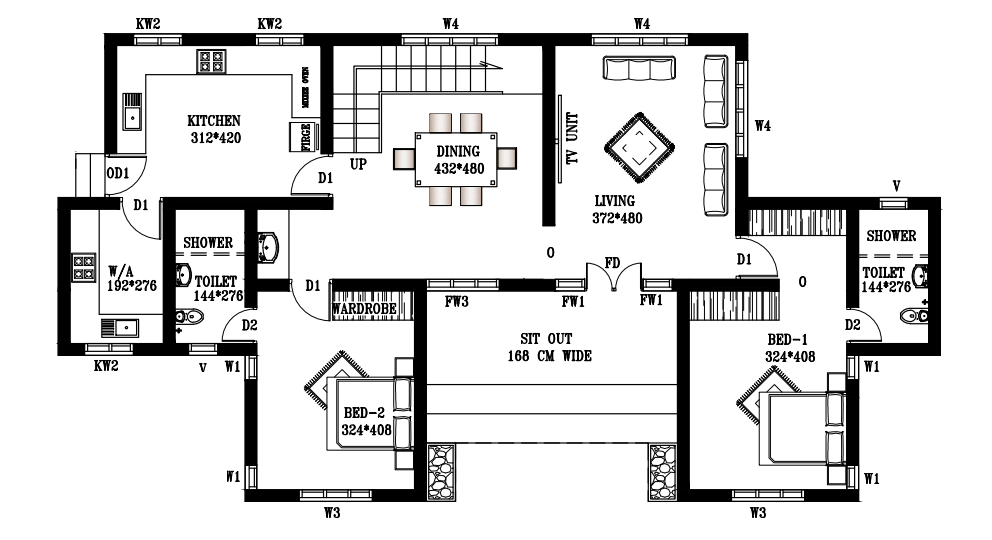
#> input picture Images/Examples/example.png, 1984 x 1080 px (shown at 1/2 size)
$ python wall_removal_blur_text_detection.py
#> lines starting #> are read from the running program, lines starting #| are printed output that depends on the picture; after the words box and inside, x2 and y2 are one past the last pixel; in counts of white or black regions, pixels touching at a corner belong together
#> in test, img is the input picture: shape (1080, 1984, 3); mean B, G, R 219.8, 219.9, 219.9
### FloorplanToBlenderLib/detect.py
import cv2
import numpy as np
from . import image
from . import const
from . import image
from . import calculate
from . import transform
import math

# Calculate (actual) size of apartment

"""
Detect
This file contains functions used when detecting and calculating shapes in images.

FloorplanToBlender3d
Copyright (C) 2022 Daniel Westberg
"""


def wall_filter(gray):
    """
    Filter walls
    Filter out walls from a grayscale image
    @Param image
    @Return image of walls
    """
    _, thresh = cv2.threshold(
        gray,
        const.WALL_FILTER_TRESHOLD[0],
        const.WALL_FILTER_TRESHOLD[1],
        cv2.THRESH_BINARY_INV + cv2.THRESH_OTSU,
    )
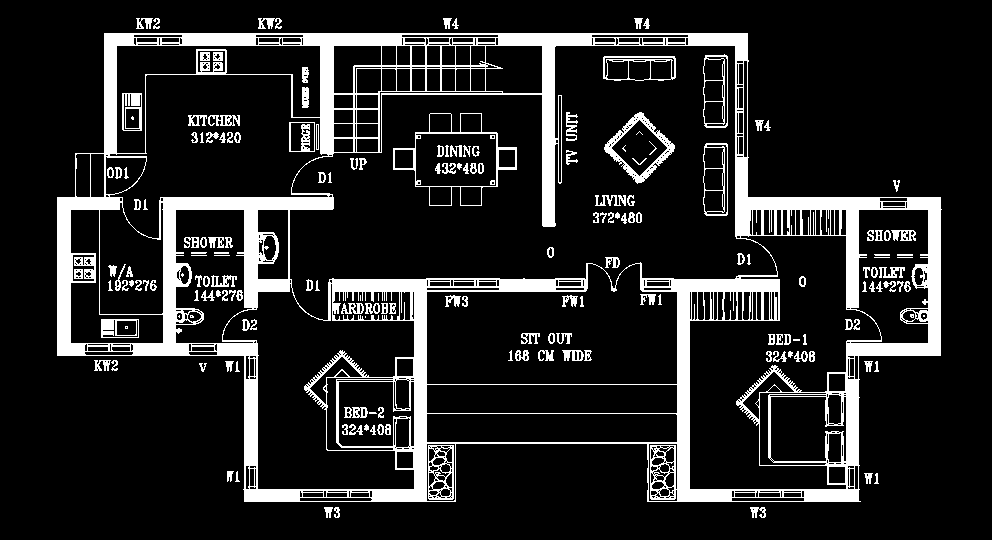
#> thresh: shape (1080, 1984) (shown at 1/2 size); 14.2% white; 187 white regions (3 under 20 px), largest, box (x1, y1, x2, y2) and area: (114, 66, 1884, 1004) 244448, (1208, 224, 1350, 368) 4344, (786, 226, 1034, 412) 3996

    # noise removal
    kernel = np.ones(const.WALL_FILTER_KERNEL_SIZE, np.uint8)
    opening = cv2.morphologyEx(
        thresh,
        cv2.MORPH_OPEN,
        kernel,
        iterations=const.WALL_FILTER_MORPHOLOGY_ITERATIONS,
    )
#> opening: shape (1080, 1984); 8.9% white; 176 white regions, largest, box (x1, y1, x2, y2) and area: (266, 394, 668, 712) 27272, (1342, 556, 1560, 1004) 19156, (664, 558, 854, 1004) 18976

    sure_bg = cv2.dilate(
        opening, kernel, iterations=const.WALL_FILTER_DILATE_ITERATIONS
    )
#> sure_bg: shape (1080, 1984); 12.4% white; 125 white regions, largest, box (x1, y1, x2, y2) and area: (263, 383, 671, 715) 34684, (653, 555, 857, 1007) 25692, (1339, 553, 1563, 1007) 24052

    dist_transform = cv2.distanceTransform(
        opening, cv2.DIST_L2, const.WALL_FILTER_DISTANCE
    )
    ret, sure_fg = cv2.threshold(
        const.WALL_FILTER_DISTANCE_THRESHOLD[0] * dist_transform,
        const.WALL_FILTER_DISTANCE_THRESHOLD[1] * dist_transform.max(),
        const.WALL_FILTER_MAX_VALUE,
        const.WALL_FILTER_THRESHOLD_TECHNIQUE,
    )
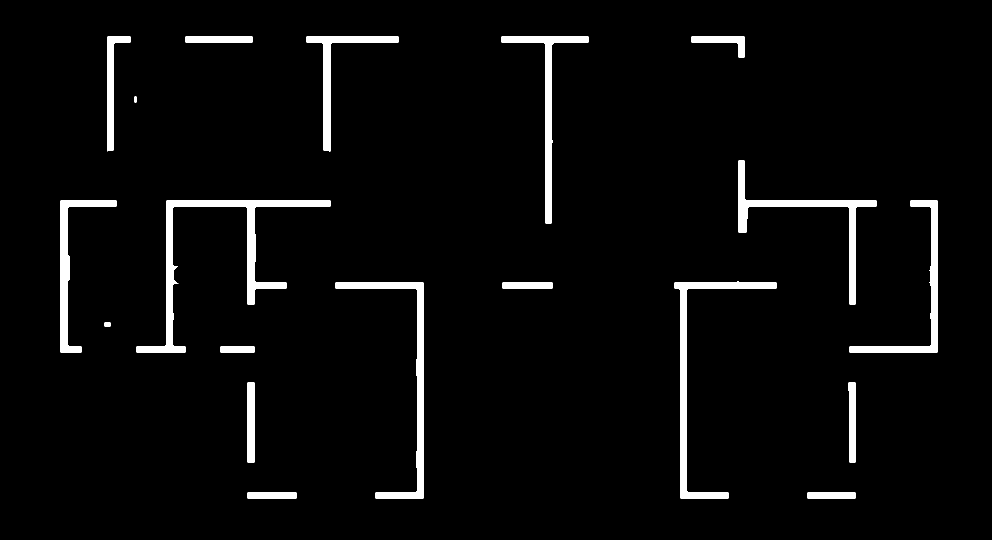
#> sure_fg: shape (1080, 1984) float32 (shown at 1/2 size); 3.5% white; 19 white regions, largest, box (x1, y1, x2, y2) and area: (273, 401, 661, 705) 12417, (1349, 563, 1553, 997) 8556, (671, 565, 847, 997) 8344
#> ret = 3.6

    sure_fg = np.uint8(sure_fg)
    unknown = cv2.subtract(sure_bg, sure_fg)
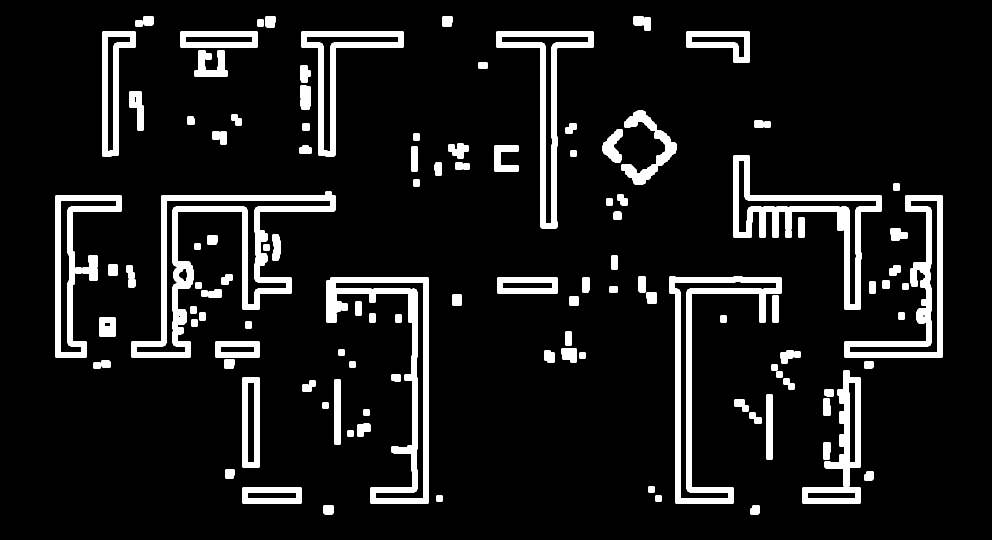
#> unknown: shape (1080, 1984) (shown at 1/2 size); 8.8% white; 125 white regions

    return unknown


# [111 lines left out: functions precise_boxes, __corners_and_draw_lines, find_rooms, not called in this run]


def and_remove_precise_boxes(detect_img, output_img=None, color=[255, 255, 255]):
    """
    Currently not used in the main implementation
    Remove contours of detected walls from image
    @Param detect_img image to detect from @mandatory
    @Param output_img image for output
    @Param color to set on output
    @Return list of boxes, actual image
    @source https://stackoverflow.com/questions/50930033/drawing-lines-and-distance-to-them-on-image-opencv-python
    """
    res = []
    contours, hierarchy = cv2.findContours(
        detect_img, cv2.RETR_EXTERNAL, cv2.CHAIN_APPROX_SIMPLE
    )
#> contours = 125 contours; largest, box (x1, y1, x2, y2) and area: (263, 383, 671, 715) 33904, (653, 555, 857, 1007) 24792, (1339, 553, 1563, 1007) 23235, (1467, 311, 1763, 619) 21556, (1689, 391, 1885, 715) 18093

    for cnt in contours:

        epsilon = const.REMOVE_PRECISE_BOXES_ACCURACY * cv2.arcLength(cnt, True)
        approx = cv2.approxPolyDP(cnt, epsilon, True)
        if output_img is not None:
            output_img = cv2.drawContours(output_img, [approx], -1, color, -1)
        res.append(approx)
#> this loop made 125 passes
#> epsilon on passes 1, 2, 8, 9, 10, 12, 13, 16, 17, 19, 20, 22: 0.0668, 0.0708, 0.0668, 0.0674, 0.0914, 0.0982, 0.0868, 0.0988, 0.0914, 0.0594, 0.0942, 0.0828
#> (epsilon, approx) on passes 3, 4, 5, 6, 7, 11: (0.044, [[1311, 991], [1311, 1002], [1322, 1002], [1322, 991]]), (0.044, [[873, 991], [873, 1002], [884, 1002], [884, 991]]), (0.292, [[1605, 975], [1605, 1006], [1720, 1006], [1720, 975]]), (0.296, [[485, 975], [485, 1006], [602, 1006], [602, 975]]), (0.044, [[1297, 973], [1297, 984], [1308, 984], [1308, 973]]), (0.044, [[695, 861], [695, 872], [706, 872], [706, 861]])
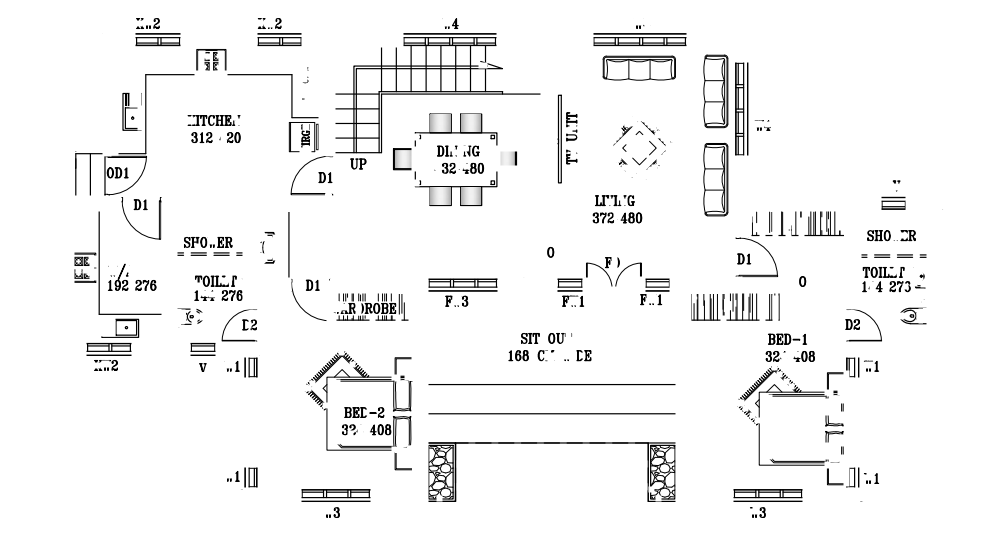
#> output_img: shape (1080, 1984) (shown at 1/2 size); min 0, max 255, mean 243.4
#> after the loop, res = 125 contours; largest, box (x1, y1, x2, y2) and area: (263, 383, 671, 715) 34183, (653, 555, 857, 1007) 24931, (1339, 553, 1563, 1007) 23395, (1467, 311, 1763, 619) 21833, (1689, 391, 1885, 715) 18246

    return res, output_img


# [372 lines left out: functions outer_contours, doors, windows, feature_match, find_details, not called in this run]

### Development Center/Detections/Experimental/wall_removal_blur_text_detection.py
import cv2
import numpy as np
import os
import sys

# Use os.path.join for better path handling
floorplan_lib_path = os.path.join(os.path.dirname(os.path.realpath(__file__)), "../../../")
example_image_path = os.path.join(floorplan_lib_path, "Images/Examples/example.png")

sys.path.insert(0, floorplan_lib_path)
from FloorplanToBlenderLib import detect  # Assuming detect is the only needed name

def test():
    """
    Test function for floorplan image processing and shape detection.
    """
    img = cv2.imread(example_image_path)
    gray = cv2.cvtColor(img, cv2.COLOR_BGR2GRAY)
    _, _, _ = img.shape

    # Example of wall detection (wall_filter and other functions assumed defined elsewhere)
    wall_img = detect.wall_filter(gray)
    _, _ = detect.and_remove_precise_boxes(wall_img, output_img=gray)

    # Morphological processing example
    gray = cv2.GaussianBlur(gray, (5, 5), 0)
    edged = cv2.Canny(gray, 50, 250)
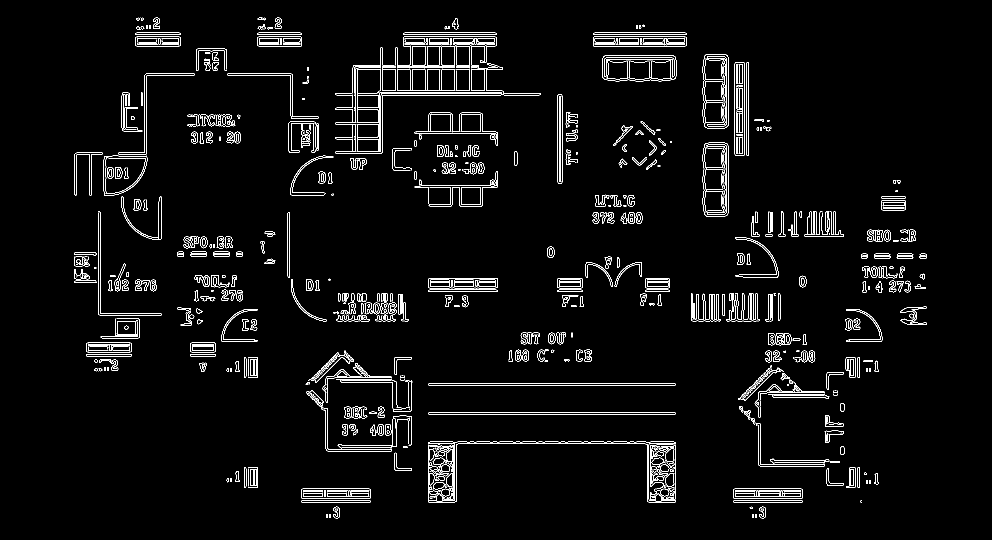
#> edged: shape (1080, 1984) (shown at 1/2 size); 3.3% white in thin lines or dots, all inside (x1, y1, x2, y2) = (148, 35, 1854, 1037)
    kernel = cv2.getStructuringElement(2, (6, 6))
    closed = cv2.morphologyEx(edged, 3, kernel)
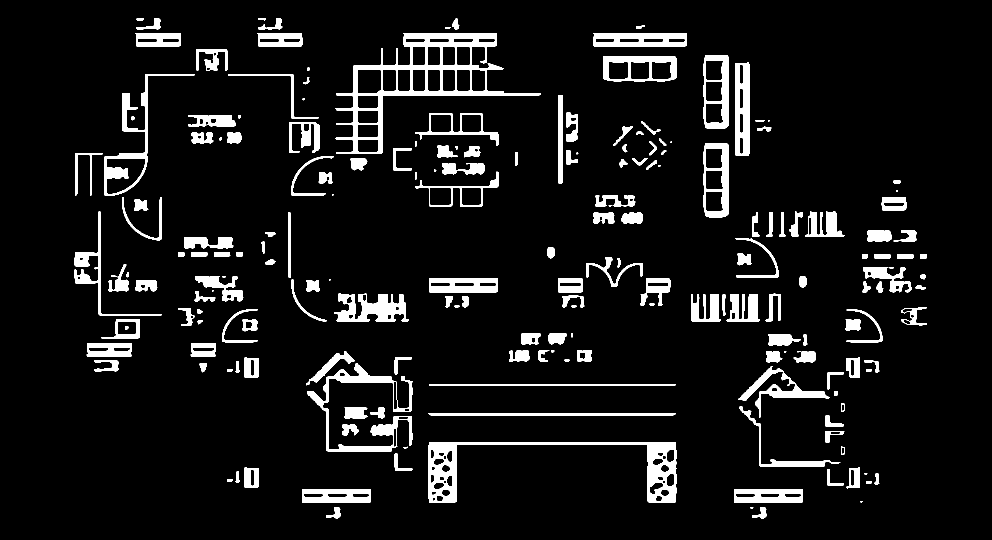
#> closed: shape (1080, 1984) (shown at 1/2 size); 8.3% white; 197 white regions (15 under 20 px)

    # Detect contours
    cnts, _ = cv2.findContours(closed.copy(), 0, 1)
#> cnts = 196 contours, 22 with area under 20; largest, box (x1, y1, x2, y2) and area: (671, 66, 1082, 308) 34248, (857, 884, 1353, 1006) 15070, (208, 148, 390, 392) 8002, (1406, 286, 1458, 435) 7273, (1406, 110, 1458, 258) 7246
    for c in cnts:
        peri = cv2.arcLength(c, True)
        approx = cv2.approxPolyDP(c, 0.04 * peri, True)
        area = cv2.contourArea(c)

        if len(approx) >= 4 and area < 2000 and area > 450:
            (x, y, w, h) = cv2.boundingRect(c)
            cv2.rectangle(gray, (x, y), (x + w, y + h), (0, 255, 0), 2)
#> this loop made 196 passes
#> (peri, approx, area, x, y, w, h) on passes 13, 14, 39, 41, 45, 46, 50, 53: (130.7, [[1719, 935], [1699, 936], [1694, 976], [1719, 974]], 794.5, 1693, 935, 27, 42), (132.5, [[489, 935], [489, 974], [515, 974], [516, 936]], 1048, 489, 935, 28, 41), (130.7, [[1719, 715], [1692, 716], [1701, 755], [1719, 754]], 948.5, 1692, 715, 28, 41), (132.5, [[489, 715], [489, 754], [515, 754], [516, 716]], 1048, 489, 715, 28, 41), (284.3, [[708, 720], [673, 706], [612, 769], [681, 716]], 1214, 612, 702, 97, 69), (104.9, [[1154, 701], [1155, 722], [1183, 720], [1183, 701]], 617.5, 1154, 700, 30, 24), (156.4, [[382, 686], [383, 713], [431, 711], [430, 686]], 1294.5, 381, 686, 51, 28), (165.1, [[1537, 668], [1538, 690], [1600, 680], [1579, 668]], 1016, 1537, 668, 64, 23)
#> (peri, area, x, y, w, h) on passes 24, 25, 37, 42, 44, 49: (146.4, 859, 689, 814, 46, 24), (646.1, 1887.5, 1479, 813, 202, 121), (210, 489.5, 189, 720, 48, 23), (146.3, 661.5, 1587, 702, 44, 23), (106.8, 550, 1532, 702, 33, 23), (158.3, 659.5, 1018, 700, 41, 24)
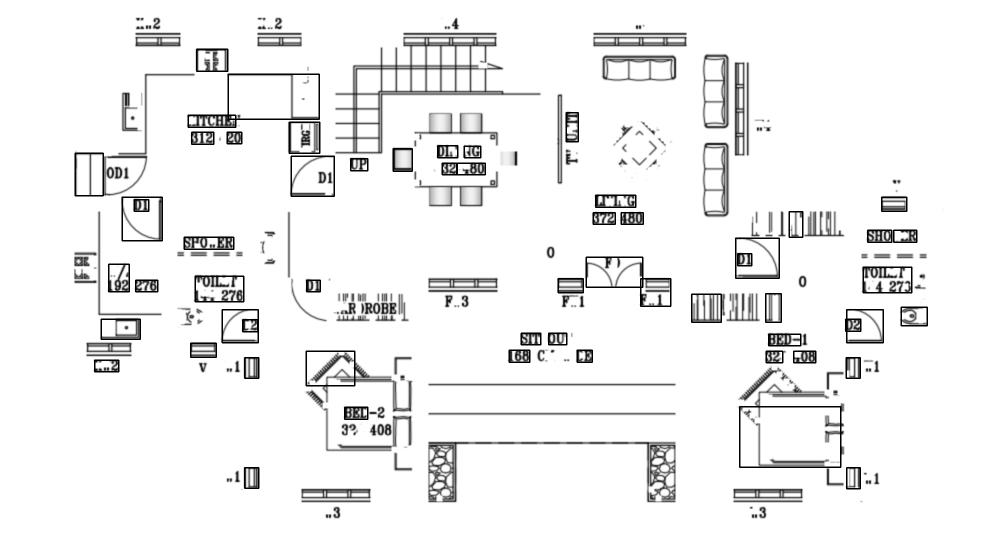
#> gray: shape (1080, 1984) (shown at 1/2 size); min 0, max 255, mean 240

    cv2.imshow("Detected Shapes", gray)
    cv2.waitKey(0)
    cv2.destroyAllWindows()
    print("Test Done!")

if __name__ == "__main__":
    test()
